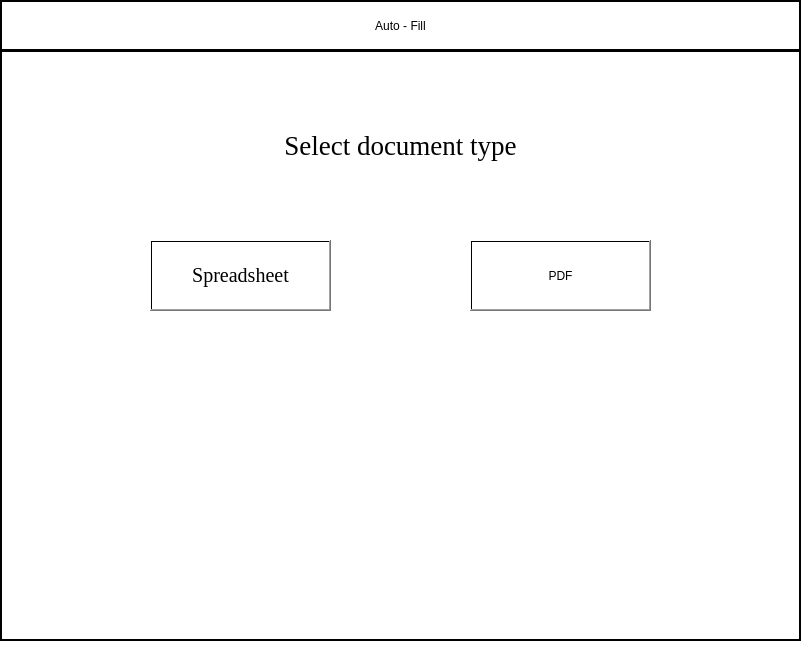
<?xml version="1.0" encoding="UTF-8"?>
<ui version="4.0">
 <class>MainWindow</class>
 <widget class="QMainWindow" name="MainWindow">
  <property name="geometry">
   <rect>
    <x>0</x>
    <y>0</y>
    <width>801</width>
    <height>663</height>
   </rect>
  </property>
  <property name="windowTitle">
   <string>MainWindow</string>
  </property>
  <property name="styleSheet">
   <string notr="true">background-color: rgb(255, 255, 255);
border-color: rgb(0, 0, 0);</string>
  </property>
  <widget class="QWidget" name="centralwidget">
   <widget class="QPushButton" name="bt_pdf">
    <property name="geometry">
     <rect>
      <x>470</x>
      <y>240</y>
      <width>181</width>
      <height>71</height>
     </rect>
    </property>
    <property name="autoFillBackground">
     <bool>false</bool>
    </property>
    <property name="styleSheet">
     <string notr="true">background-color: qlineargradient(spread:pad, x1:0.488636, y1:0.54, x2:1, y2:1, stop:0 rgba(255, 255, 255, 255));
font: 15pt &quot;Georgia&quot;;
border-color: rgb(0, 0, 0);</string>
    </property>
    <property name="text">
     <string>PDF</string>
    </property>
   </widget>
   <widget class="QPushButton" name="bt_spreadsheet">
    <property name="geometry">
     <rect>
      <x>150</x>
      <y>240</y>
      <width>181</width>
      <height>71</height>
     </rect>
    </property>
    <property name="font">
     <font>
      <family>Georgia</family>
      <pointsize>15</pointsize>
      <weight>50</weight>
      <italic>false</italic>
      <bold>false</bold>
     </font>
    </property>
    <property name="autoFillBackground">
     <bool>false</bool>
    </property>
    <property name="styleSheet">
     <string notr="true">background-color: qlineargradient(spread:pad, x1:0.488636, y1:0.54, x2:1, y2:1, stop:0 rgba(255, 255, 255, 255));
font: 15pt &quot;Georgia&quot;;
border-color: rgb(0, 0, 0);</string>
    </property>
    <property name="text">
     <string>Spreadsheet</string>
    </property>
   </widget>
   <widget class="QLabel" name="lb_main">
    <property name="geometry">
     <rect>
      <x>150</x>
      <y>120</y>
      <width>501</width>
      <height>51</height>
     </rect>
    </property>
    <property name="font">
     <font>
      <family>Georgia</family>
      <pointsize>20</pointsize>
      <weight>9</weight>
      <italic>false</italic>
      <bold>false</bold>
     </font>
    </property>
    <property name="styleSheet">
     <string notr="true">background-color: qlineargradient(spread:pad, x1:0.488636, y1:0.54, x2:1, y2:1, stop:0 rgba(255, 255, 255, 255));
border-color: rgb(0, 0, 0);
font: 75 20pt &quot;Georgia&quot;;</string>
    </property>
    <property name="frameShape">
     <enum>QFrame::NoFrame</enum>
    </property>
    <property name="lineWidth">
     <number>0</number>
    </property>
    <property name="text">
     <string>Select document type</string>
    </property>
    <property name="scaledContents">
     <bool>false</bool>
    </property>
    <property name="alignment">
     <set>Qt::AlignCenter</set>
    </property>
   </widget>
   <widget class="QLabel" name="lb_Title">
    <property name="geometry">
     <rect>
      <x>0</x>
      <y>0</y>
      <width>801</width>
      <height>51</height>
     </rect>
    </property>
    <property name="layoutDirection">
     <enum>Qt::LeftToRight</enum>
    </property>
    <property name="styleSheet">
     <string notr="true">font: 20pt &quot;Georgia&quot;;</string>
    </property>
    <property name="frameShape">
     <enum>QFrame::Box</enum>
    </property>
    <property name="lineWidth">
     <number>2</number>
    </property>
    <property name="text">
     <string>Auto - Fill</string>
    </property>
    <property name="scaledContents">
     <bool>true</bool>
    </property>
    <property name="alignment">
     <set>Qt::AlignCenter</set>
    </property>
   </widget>
   <widget class="QFrame" name="frame">
    <property name="geometry">
     <rect>
      <x>0</x>
      <y>50</y>
      <width>801</width>
      <height>591</height>
     </rect>
    </property>
    <property name="styleSheet">
     <string notr="true">border-color: rgb(0, 0, 0);</string>
    </property>
    <property name="frameShape">
     <enum>QFrame::Box</enum>
    </property>
    <property name="frameShadow">
     <enum>QFrame::Plain</enum>
    </property>
    <property name="lineWidth">
     <number>2</number>
    </property>
   </widget>
   <zorder>frame</zorder>
   <zorder>bt_pdf</zorder>
   <zorder>bt_spreadsheet</zorder>
   <zorder>lb_main</zorder>
   <zorder>lb_Title</zorder>
  </widget>
  <widget class="QStatusBar" name="statusbar"/>
 </widget>
 <resources/>
 <connections/>
</ui>
